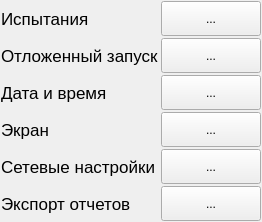
      <widget class="QWidget" name="pageSettings">
       <property name="cursor">
        <cursorShape>BlankCursor</cursorShape>
       </property>
       <layout class="QHBoxLayout" name="horizontalLayout_7">
        <property name="spacing">
         <number>2</number>
        </property>
        <property name="leftMargin">
         <number>1</number>
        </property>
        <property name="topMargin">
         <number>1</number>
        </property>
        <property name="rightMargin">
         <number>1</number>
        </property>
        <property name="bottomMargin">
         <number>1</number>
        </property>
        <item>
         <layout class="QGridLayout" name="gridLayout_2">
          <item row="0" column="0">
           <widget class="QLabel" name="label">
            <property name="font">
             <font>
              <pointsize>13</pointsize>
              <weight>50</weight>
              <bold>false</bold>
             </font>
            </property>
            <property name="cursor">
             <cursorShape>BlankCursor</cursorShape>
            </property>
            <property name="text">
             <string>Испытания</string>
            </property>
           </widget>
          </item>
          <item row="5" column="1">
           <widget class="QToolButton" name="tbReportExport">
            <property name="sizePolicy">
             <sizepolicy hsizetype="Preferred" vsizetype="Preferred">
              <horstretch>0</horstretch>
              <verstretch>0</verstretch>
             </sizepolicy>
            </property>
            <property name="minimumSize">
             <size>
              <width>100</width>
              <height>35</height>
             </size>
            </property>
            <property name="cursor">
             <cursorShape>BlankCursor</cursorShape>
            </property>
            <property name="text">
             <string>...</string>
            </property>
            <property name="icon">
             <iconset resource="resource.qrc">
              <normaloff>:/Images/Enter.png</normaloff>:/Images/Enter.png</iconset>
            </property>
            <property name="iconSize">
             <size>
              <width>24</width>
              <height>24</height>
             </size>
            </property>
           </widget>
          </item>
          <item row="2" column="0">
           <widget class="QLabel" name="label_3">
            <property name="font">
             <font>
              <pointsize>13</pointsize>
              <weight>50</weight>
              <bold>false</bold>
             </font>
            </property>
            <property name="cursor">
             <cursorShape>BlankCursor</cursorShape>
            </property>
            <property name="text">
             <string>Дата и время</string>
            </property>
           </widget>
          </item>
          <item row="1" column="0">
           <widget class="QLabel" name="label_2">
            <property name="font">
             <font>
              <pointsize>13</pointsize>
              <weight>50</weight>
              <bold>false</bold>
             </font>
            </property>
            <property name="cursor">
             <cursorShape>BlankCursor</cursorShape>
            </property>
            <property name="text">
             <string>Отложенный запуск</string>
            </property>
           </widget>
          </item>
          <item row="4" column="0">
           <widget class="QLabel" name="label_16">
            <property name="font">
             <font>
              <pointsize>13</pointsize>
              <weight>50</weight>
              <bold>false</bold>
             </font>
            </property>
            <property name="cursor">
             <cursorShape>BlankCursor</cursorShape>
            </property>
            <property name="text">
             <string>Сетевые настройки</string>
            </property>
           </widget>
          </item>
          <item row="1" column="1">
           <widget class="QToolButton" name="tbDelayStart">
            <property name="sizePolicy">
             <sizepolicy hsizetype="Preferred" vsizetype="Preferred">
              <horstretch>0</horstretch>
              <verstretch>0</verstretch>
             </sizepolicy>
            </property>
            <property name="minimumSize">
             <size>
              <width>100</width>
              <height>35</height>
             </size>
            </property>
            <property name="cursor">
             <cursorShape>BlankCursor</cursorShape>
            </property>
            <property name="text">
             <string>...</string>
            </property>
            <property name="icon">
             <iconset resource="resource.qrc">
              <normaloff>:/Images/Enter.png</normaloff>:/Images/Enter.png</iconset>
            </property>
            <property name="iconSize">
             <size>
              <width>24</width>
              <height>24</height>
             </size>
            </property>
           </widget>
          </item>
          <item row="3" column="1">
           <widget class="QToolButton" name="tbScreen">
            <property name="sizePolicy">
             <sizepolicy hsizetype="Preferred" vsizetype="Preferred">
              <horstretch>0</horstretch>
              <verstretch>0</verstretch>
             </sizepolicy>
            </property>
            <property name="minimumSize">
             <size>
              <width>100</width>
              <height>35</height>
             </size>
            </property>
            <property name="cursor">
             <cursorShape>BlankCursor</cursorShape>
            </property>
            <property name="text">
             <string>...</string>
            </property>
            <property name="icon">
             <iconset resource="resource.qrc">
              <normaloff>:/Images/Enter.png</normaloff>:/Images/Enter.png</iconset>
            </property>
            <property name="iconSize">
             <size>
              <width>24</width>
              <height>24</height>
             </size>
            </property>
           </widget>
          </item>
          <item row="3" column="0">
           <widget class="QLabel" name="label_15">
            <property name="font">
             <font>
              <pointsize>13</pointsize>
              <weight>50</weight>
              <bold>false</bold>
             </font>
            </property>
            <property name="cursor">
             <cursorShape>BlankCursor</cursorShape>
            </property>
            <property name="text">
             <string>Экран</string>
            </property>
           </widget>
          </item>
          <item row="0" column="1">
           <widget class="QToolButton" name="tbTest">
            <property name="sizePolicy">
             <sizepolicy hsizetype="Preferred" vsizetype="Preferred">
              <horstretch>0</horstretch>
              <verstretch>0</verstretch>
             </sizepolicy>
            </property>
            <property name="minimumSize">
             <size>
              <width>100</width>
              <height>35</height>
             </size>
            </property>
            <property name="cursor">
             <cursorShape>BlankCursor</cursorShape>
            </property>
            <property name="text">
             <string>...</string>
            </property>
            <property name="icon">
             <iconset resource="resource.qrc">
              <normaloff>:/Images/Enter.png</normaloff>:/Images/Enter.png</iconset>
            </property>
            <property name="iconSize">
             <size>
              <width>24</width>
              <height>24</height>
             </size>
            </property>
           </widget>
          </item>
          <item row="5" column="0">
           <widget class="QLabel" name="label_17">
            <property name="font">
             <font>
              <pointsize>13</pointsize>
              <weight>50</weight>
              <bold>false</bold>
             </font>
            </property>
            <property name="cursor">
             <cursorShape>BlankCursor</cursorShape>
            </property>
            <property name="text">
             <string>Экспорт отчетов</string>
            </property>
           </widget>
          </item>
          <item row="2" column="1">
           <widget class="QToolButton" name="tbDateTime">
            <property name="sizePolicy">
             <sizepolicy hsizetype="Preferred" vsizetype="Preferred">
              <horstretch>0</horstretch>
              <verstretch>0</verstretch>
             </sizepolicy>
            </property>
            <property name="minimumSize">
             <size>
              <width>100</width>
              <height>35</height>
             </size>
            </property>
            <property name="cursor">
             <cursorShape>BlankCursor</cursorShape>
            </property>
            <property name="text">
             <string>...</string>
            </property>
            <property name="icon">
             <iconset resource="resource.qrc">
              <normaloff>:/Images/Enter.png</normaloff>:/Images/Enter.png</iconset>
            </property>
            <property name="iconSize">
             <size>
              <width>24</width>
              <height>24</height>
             </size>
            </property>
           </widget>
          </item>
          <item row="4" column="1">
           <widget class="QToolButton" name="tbNetworkSettings">
            <property name="enabled">
             <bool>true</bool>
            </property>
            <property name="sizePolicy">
             <sizepolicy hsizetype="Preferred" vsizetype="Preferred">
              <horstretch>0</horstretch>
              <verstretch>0</verstretch>
             </sizepolicy>
            </property>
            <property name="minimumSize">
             <size>
              <width>100</width>
              <height>35</height>
             </size>
            </property>
            <property name="cursor">
             <cursorShape>BlankCursor</cursorShape>
            </property>
            <property name="text">
             <string>...</string>
            </property>
            <property name="icon">
             <iconset resource="resource.qrc">
              <normaloff>:/Images/Enter.png</normaloff>:/Images/Enter.png</iconset>
            </property>
            <property name="iconSize">
             <size>
              <width>24</width>
              <height>24</height>
             </size>
            </property>
           </widget>
          </item>
         </layout>
        </item>
       </layout>
      </widget>
